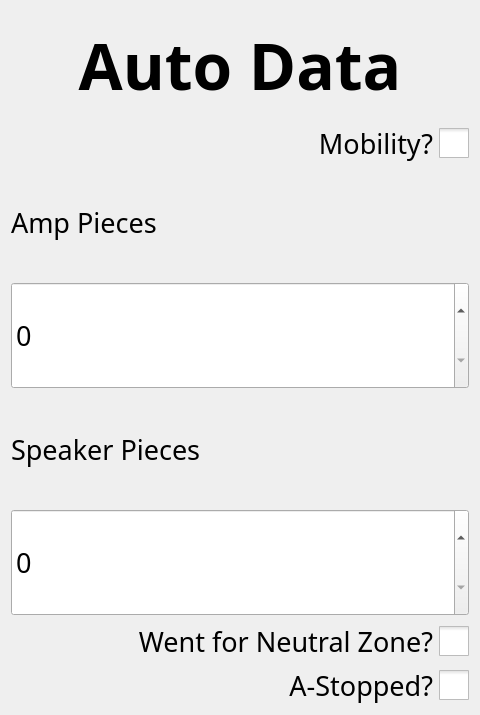
<?xml version="1.0" encoding="UTF-8"?>
<ui version="4.0">
 <class>AutoScouting</class>
 <widget class="QWidget" name="AutoScouting">
  <property name="geometry">
   <rect>
    <x>0</x>
    <y>0</y>
    <width>480</width>
    <height>715</height>
   </rect>
  </property>
  <property name="font">
   <font>
    <family>Noto Sans</family>
    <pointsize>20</pointsize>
   </font>
  </property>
  <property name="windowTitle">
   <string>Form</string>
  </property>
  <layout class="QVBoxLayout" name="verticalLayout">
   <item>
    <widget class="QLabel" name="label">
     <property name="font">
      <font>
       <family>Noto Sans</family>
       <pointsize>48</pointsize>
       <bold>true</bold>
      </font>
     </property>
     <property name="text">
      <string>Auto Data</string>
     </property>
     <property name="scaledContents">
      <bool>true</bool>
     </property>
     <property name="alignment">
      <set>Qt::AlignCenter</set>
     </property>
     <property name="wordWrap">
      <bool>true</bool>
     </property>
    </widget>
   </item>
   <item>
    <widget class="QCheckBox" name="mobility">
     <property name="font">
      <font>
       <family>Sans Serif</family>
       <pointsize>20</pointsize>
      </font>
     </property>
     <property name="layoutDirection">
      <enum>Qt::RightToLeft</enum>
     </property>
     <property name="styleSheet">
      <string notr="true">QCheckBox::indicator:unchecked { width: 30px; height: 30px; } QCheckBox::indicator:checked { width: 30px; height: 30px; }

</string>
     </property>
     <property name="text">
      <string>Mobility?</string>
     </property>
    </widget>
   </item>
   <item>
    <widget class="QLabel" name="label_2">
     <property name="font">
      <font>
       <family>Noto Sans</family>
       <pointsize>20</pointsize>
      </font>
     </property>
     <property name="text">
      <string>Amp Pieces</string>
     </property>
    </widget>
   </item>
   <item>
    <widget class="BetterSpinBox" name="ampPieces">
     <property name="sizePolicy">
      <sizepolicy hsizetype="Minimum" vsizetype="Preferred">
       <horstretch>0</horstretch>
       <verstretch>0</verstretch>
      </sizepolicy>
     </property>
     <property name="font">
      <font>
       <family>Noto Sans</family>
       <pointsize>20</pointsize>
      </font>
     </property>
    </widget>
   </item>
   <item>
    <widget class="QLabel" name="label_3">
     <property name="font">
      <font>
       <family>Noto Sans</family>
       <pointsize>20</pointsize>
      </font>
     </property>
     <property name="text">
      <string>Speaker Pieces</string>
     </property>
    </widget>
   </item>
   <item>
    <widget class="BetterSpinBox" name="speakerPieces">
     <property name="sizePolicy">
      <sizepolicy hsizetype="Minimum" vsizetype="Preferred">
       <horstretch>0</horstretch>
       <verstretch>0</verstretch>
      </sizepolicy>
     </property>
     <property name="font">
      <font>
       <family>Noto Sans</family>
       <pointsize>20</pointsize>
      </font>
     </property>
    </widget>
   </item>
   <item>
    <widget class="QCheckBox" name="neutral">
     <property name="font">
      <font>
       <family>Sans Serif</family>
       <pointsize>20</pointsize>
      </font>
     </property>
     <property name="layoutDirection">
      <enum>Qt::RightToLeft</enum>
     </property>
     <property name="styleSheet">
      <string notr="true">QCheckBox::indicator:unchecked { width: 30px; height: 30px; } QCheckBox::indicator:checked { width: 30px; height: 30px; }

</string>
     </property>
     <property name="text">
      <string>Went for Neutral Zone?</string>
     </property>
    </widget>
   </item>
   <item>
    <widget class="QCheckBox" name="stopped">
     <property name="font">
      <font>
       <family>Sans Serif</family>
       <pointsize>20</pointsize>
      </font>
     </property>
     <property name="layoutDirection">
      <enum>Qt::RightToLeft</enum>
     </property>
     <property name="styleSheet">
      <string notr="true">QCheckBox::indicator:unchecked { width: 30px; height: 30px; } QCheckBox::indicator:checked { width: 30px; height: 30px; }

</string>
     </property>
     <property name="text">
      <string>A-Stopped?</string>
     </property>
    </widget>
   </item>
  </layout>
 </widget>
 <customwidgets>
  <customwidget>
   <class>BetterSpinBox</class>
   <extends>QSpinBox</extends>
   <header>BetterSpinBox.h</header>
  </customwidget>
 </customwidgets>
 <resources/>
 <connections/>
</ui>
